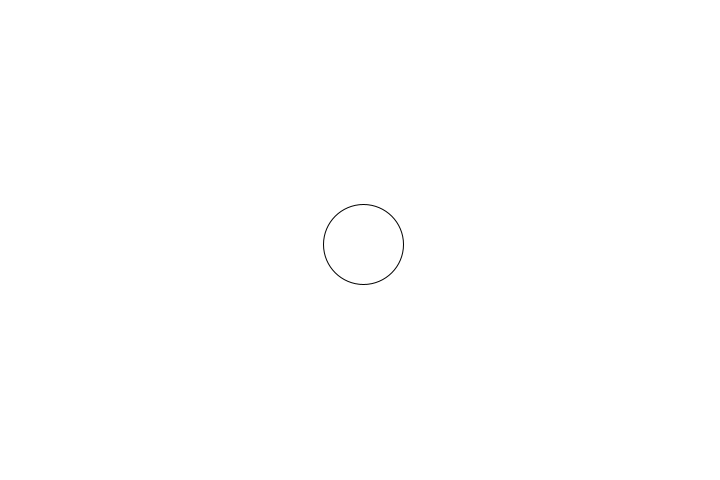
Frame 1 (no input)
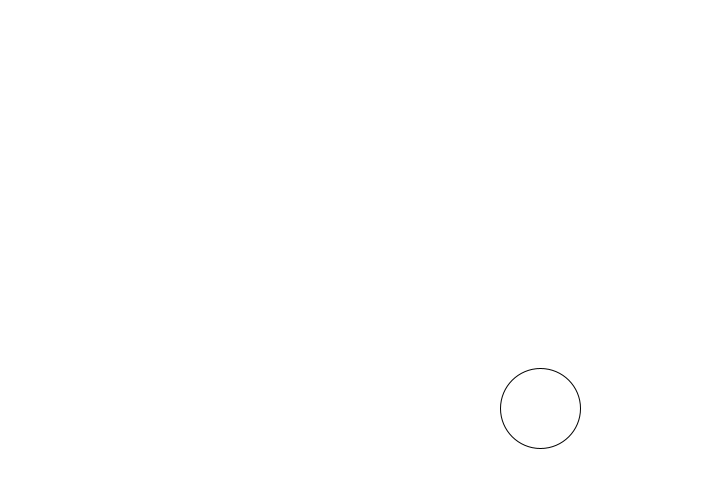
Frame 60 (the mouse pressed at the canvas centre just before this capture)
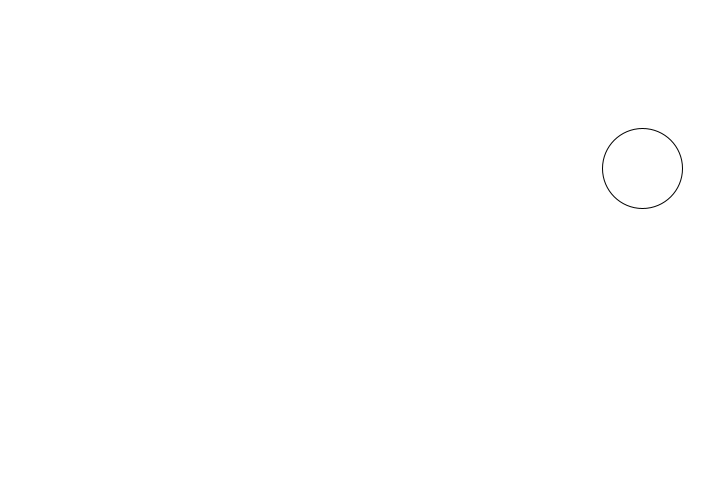
Frame 120 (the mouse held since frame 60 and released just before this capture)

The Processing sketch that drew these frames (run headless with seeded random() and noise(); from frame 60 on, the mouse is pressed at the canvas centre):

// Processing sketch: bouncing_ball
// ── bouncing_ball.pde
int x, y;
int vx = 3;
int vy = 4;

int r = 40;
//int xdirection = 1;
//int ydirection = 1;

void setup(){
  size(720,480);
  background(255);
  ellipseMode(RADIUS);
  
  x = width/2;
  y = height/2;

  
}

void draw(){
  background(255);
  //x=x+(vx*xdirection);
  //y=y+(vy*ydirection);
  
  x+=vx;
  y+=vy;
  

  if((x >( width-r))|| (x < r)){
    //xdirection = xdirection*(-1);
    vx*=-1;
  }
  
  if((y > (height-r))|| (y < r)){
    //ydirection = ydirection*(-1);
    vy*=-1;
  }
  
  ellipse(x,y,r,r);

  
  
}
